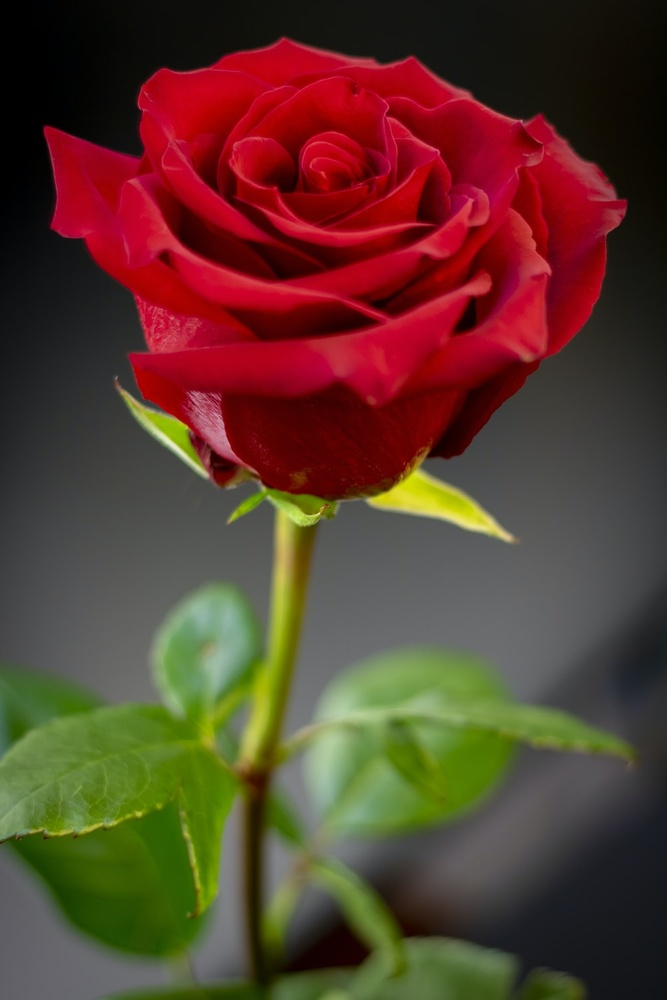
#> input picture Kmeans/Rose.jpeg, 667 x 1000 px, shrunk from 1000 x 1500 before the run
$ jupyter execute KMeans.ipynb
#> lines starting #> are read from the running program, lines starting #| are printed output that depends on the picture
[cell 1]
import  numpy as np
import matplotlib.pyplot as plt
import cv2

[cell 2]
#Read in the image
image = cv2.imread('Rose.jpeg')
#> image is the input picture: shape (1000, 667, 3); mean B, G, R 45, 58.8, 90

#Chnage color to RGB (from BGR)
image = cv2.cvtColor(image, cv2.COLOR_BGR2RGB)
# print(image.shape)

plt.imshow(image)

#Reshaping the image into a 2D array of pixels and 3 color values (RGB)
pixel_vals = image.reshape(-1, 3)
# print(pixel_vals.shape)
#Convert to float
pixel_vals = np.float32(pixel_vals)

# New Section

[cell 3]
#the below line of code defines the criteria for the algorithm to stop
#running, which will happen is 100 iterations are run or the epsilon
#are the  epsilon (which is the required accuracy)
#becomes 85%

criteria = (cv2.TERM_CRITERIA_EPS + cv2.TERM_CRITERIA_MAX_ITER, 30, 0.01)

#then perform k-means clustering with h number of clusters defined as 3
#also random centers are initially chosed for k-means clustering
k=3
retval, labels, centers = cv2.kmeans(pixel_vals, k, None, criteria, 10, cv2.KMEANS_RANDOM_CENTERS)
#> retval = 1.41e+09; centers = [[163.3, 8.06, 27.25], [37.44, 28.94, 19.49], [98.47, 109.6, 75.64]]
print(labels)
#> (printed output is left out)

#convert data into 8-bit values
centers = np.uint8(centers)
#> centers = [[163, 8, 27], [37, 28, 19], [98, 109, 75]]
print("cent",centers)
#| cent [[163   8  27]
#|  [ 37  28  19]
#|  [ 98 109  75]]

segmented_data = centers[labels.flatten()]
print(segmented_data)
#> (printed output is left out)

#reshape data into the original image dimensions
# segmented_data = segmented_data.reshape((image.shape))

segmented_image = segmented_data.reshape((image.shape))
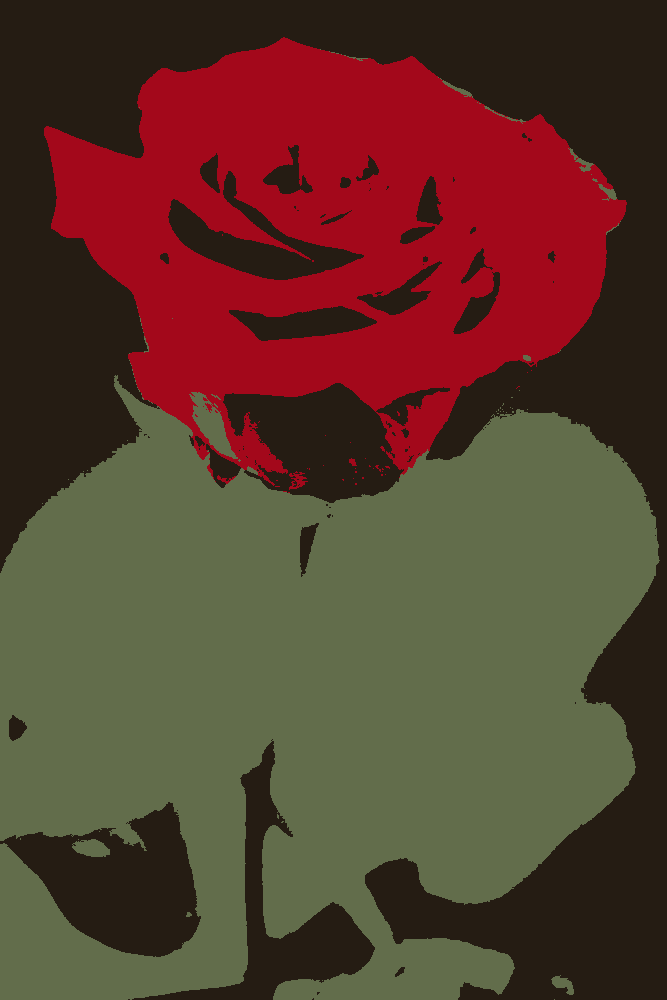
#> segmented_image: shape (1000, 667, 3); mean R, G, B 89.6, 58.2, 44.5

numpy_horizontal_concat = np.concatenate((image, segmented_image), axis=1)
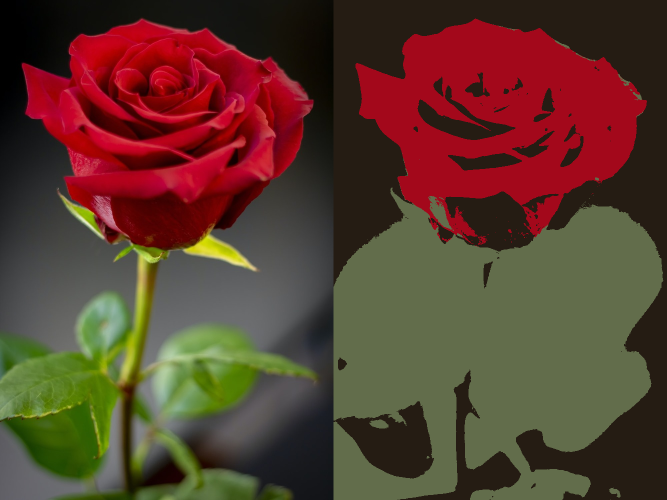
#> numpy_horizontal_concat: shape (1000, 1334, 3) (shown at 1/2 size); mean R, G, B 89.8, 58.5, 44.7
plt.imshow(numpy_horizontal_concat)
